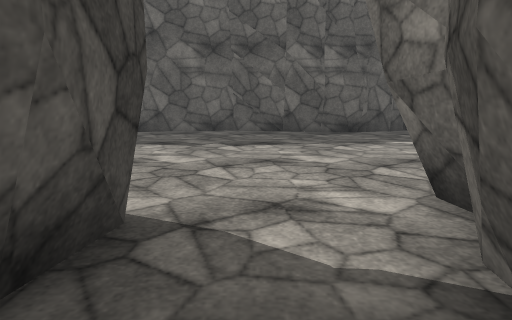
View 1 (above)

16 first-person views from a walk through a world built for the Gazebo simulator. The camera is 1.2 m above the floor, tilts 10° down and sees 75° across. The floor is counted in squares, 1 m on a side. Each view is taken from the middle of a square. On the plan, view 1 faces up. The plan holds only what a view shows up to about 13 squares ahead; the rest is blank. The place goes on beyond the plan. Surface patterns are stand-ins for the level's own textures.

View 2
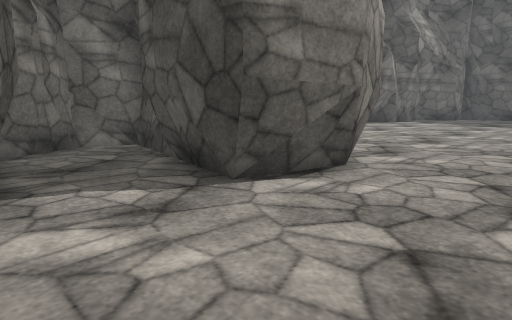

View 3
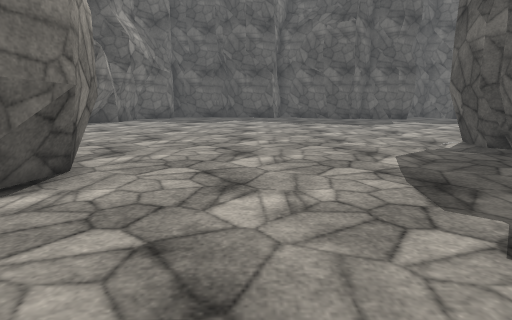

View 4
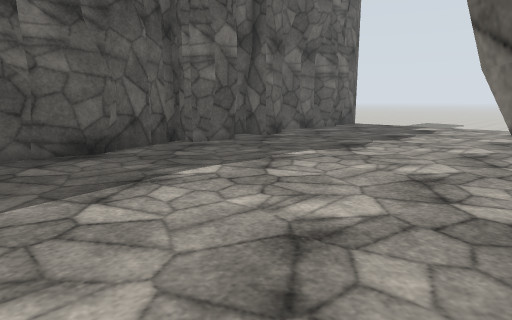

View 5
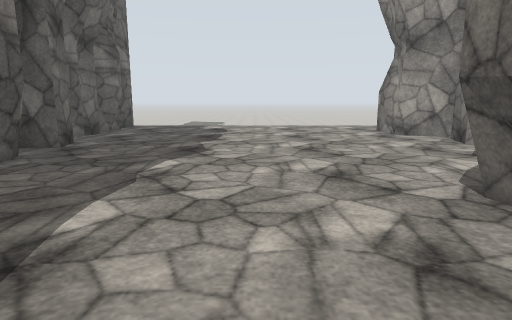

View 6
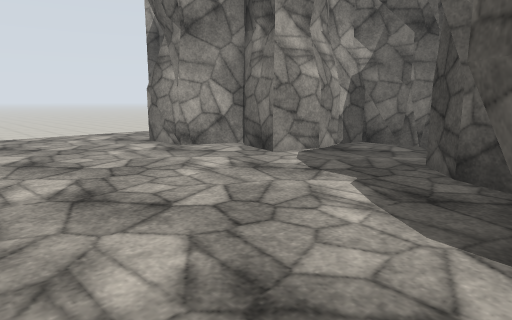

View 7
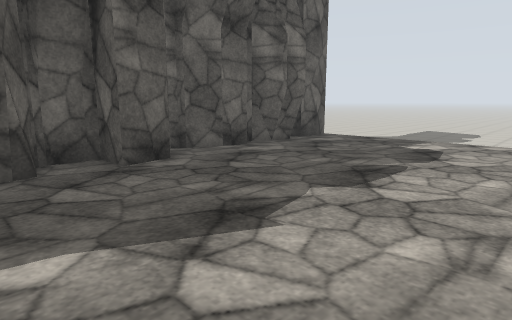

View 8
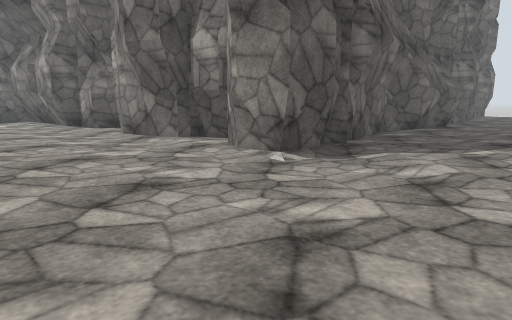

View 9
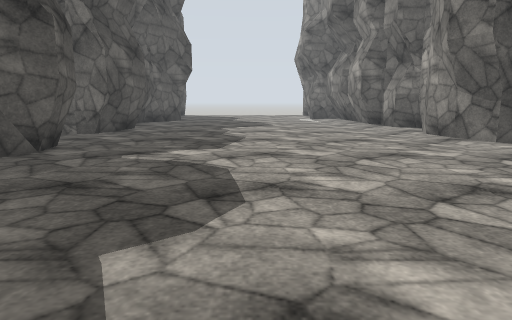

View 10
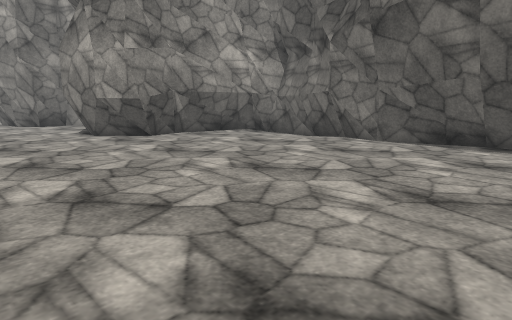

View 11
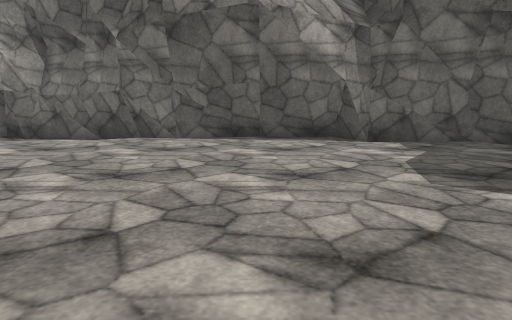

View 12
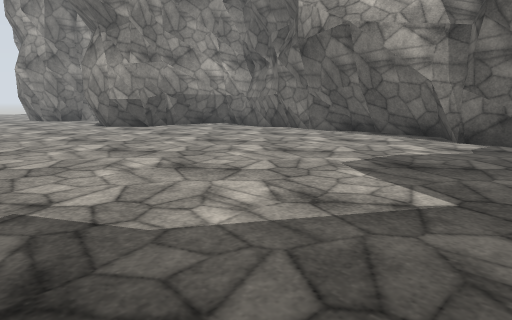

View 13
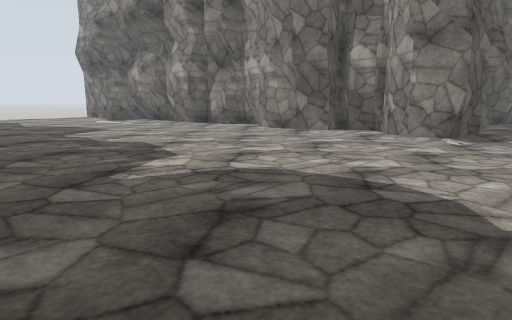

View 14
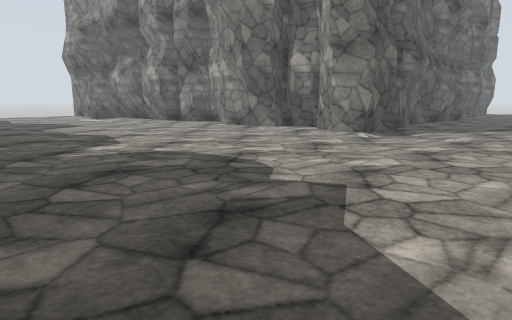

View 15
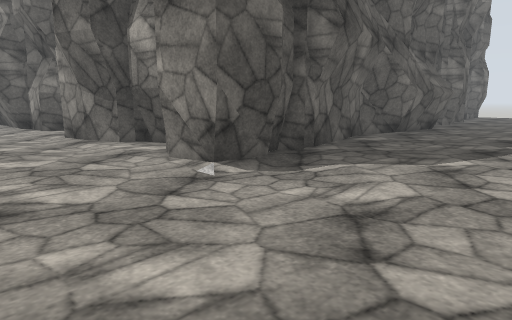

View 16
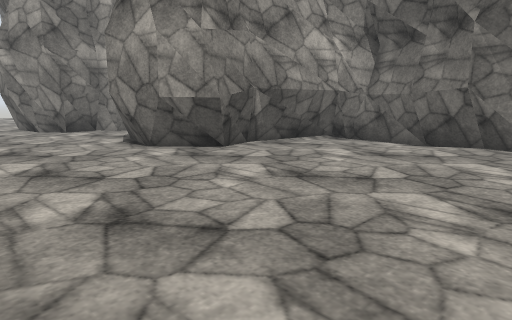

### Floor plan
Key: @ floor where view 1 was taken; # wall or solid block; x gap in a wall; . main floor; - floor 0.25 m lower than the main floor; / step, stairs or slope; = window, fence, low wall or low ledge.
Columns run from 20 left of view 1 to 18 right of it. Each row starts with its distance up from view 1.
 22   ..... ....
 21 #..........##
 20 ...........##
 19 ............#
 18 ............#
 17 #...........##
 16 #...........##
 15 #...........#
 14 ............#    ####    ##########=##x
 13 ............######..######.##.##....../
 12 ....................................../
 11 ....................................../
 10 ....................................../
  9 ....................................../
  8 ......................................
  7 ......................................
  6 ....................................../
  5  ......................###............/
  4  ...............###...#=   .........../
  3  ..............#= =#..#   #......###../
  2 ...............=  -#.#=   ##..####
  1 ..............##  =#.      #..#
  0 #.............#=  #.@       ..#
 -1 ########......#=  #..#      .=#
 -2    -=########.#=  ###=      ##
 -3             =##

Positions as (right, up) in squares from view 1, and headings:
1: (0, 0), facing up
2: (2, 7), facing down-left
3: (2, 7), facing left
4: (1, 5), facing up-right
5: (1, 8), facing right
6: (5, 8), facing down-right
7: (7, 7), facing up-right
8: (-14, 8), facing up-right
9: (-15, 8), facing up
10: (-16, 8), facing down-right
11: (-14, 9), facing down
12: (-20, 10), facing down-right
13: (-20, 10), facing up-right
14: (-20, 7), facing up-right
15: (-12, 8), facing up-right
16: (-12, 8), facing down-right
